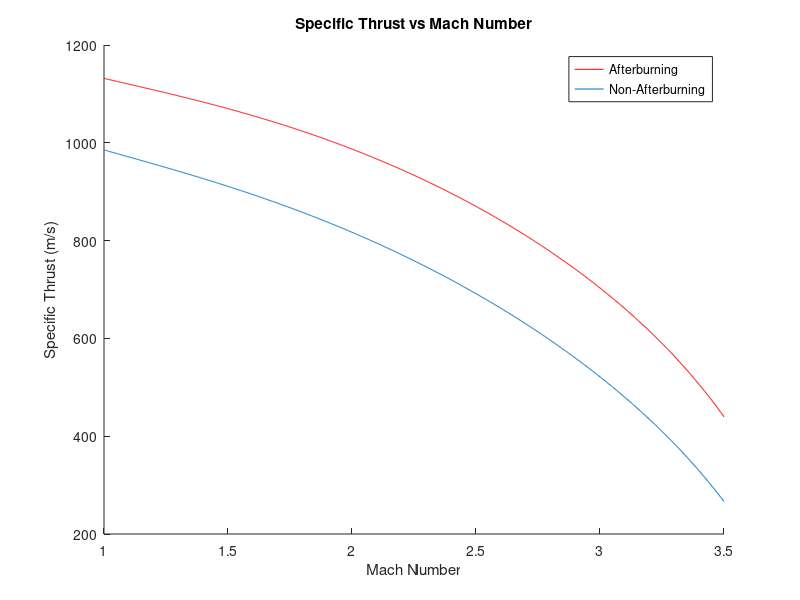
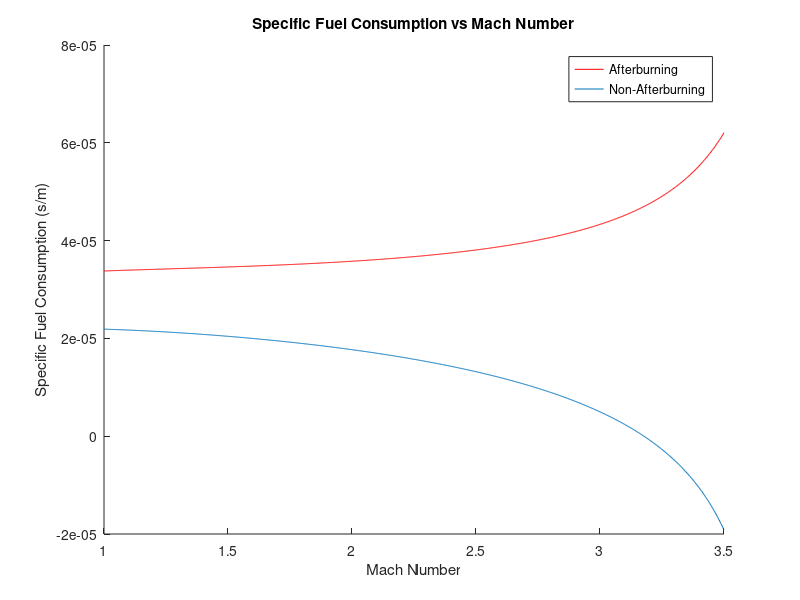
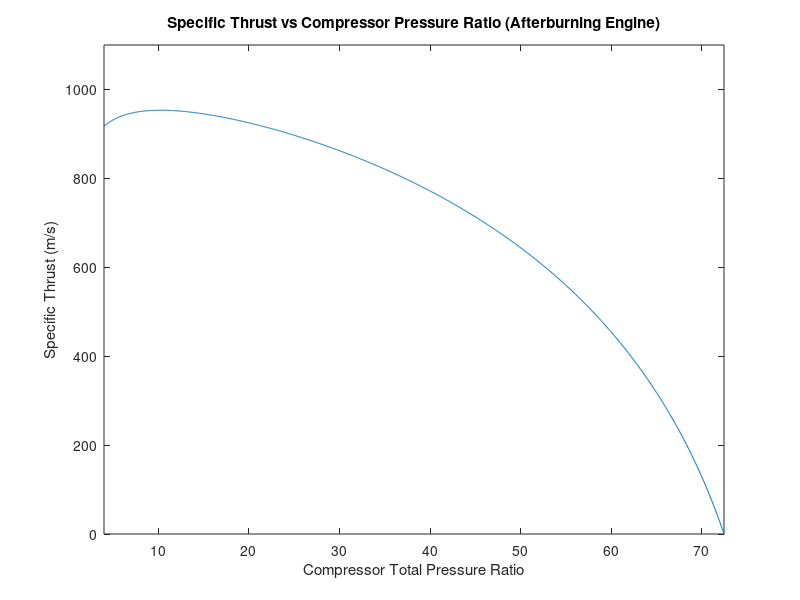
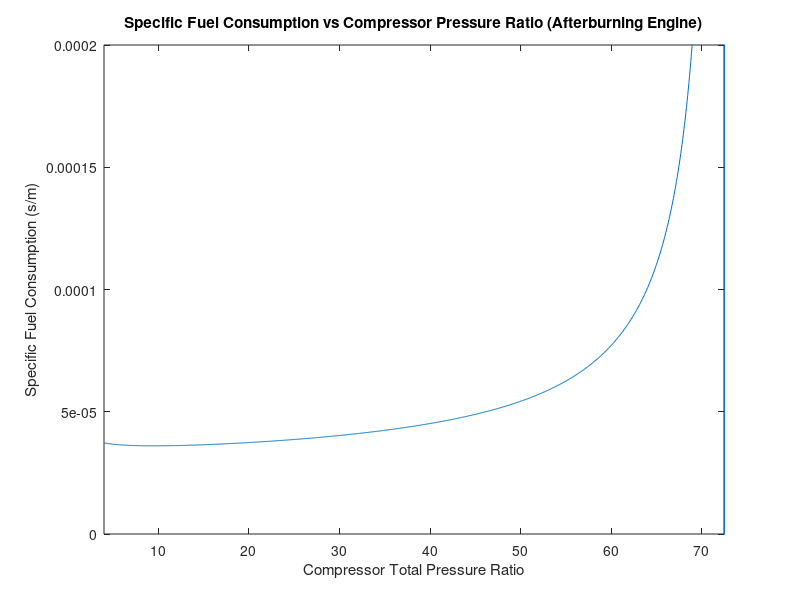

Write the MATLAB code that produced these figures, in order.
% Logan Prust - Aer E 411 - Homework 7 - Problem 3

clear,clc;

% define constants
T0 = 220;
gammac = 1.4;
Cpc = 1000;
gammat = 1.3;
Cpt = 1240;
pib = 0.98;
etab = 0.99;
etaAB = 0.96;
etam = 0.99;
ec = 0.92;
et = 0.90;
h = 4.5E7;
piAB = 1;

% Part (b), afterburning case

n = 1000;
M0 = linspace(1,3.5,n);

pin = 0.95;
taulambda = 7;
taulambdaAB = 8.5;
pic = 15;

for i=1:n
    taur = 1+(gammac-1)/2*M0(i)^2;
    pir = taur^(gammac/(gammac-1));
    pid = 1-0.015*M0(i)^2;
    tauc = pic^((gammac-1)/gammac/ec);
    f = (tauc*taur-taulambda)/(taulambda-etab*h/Cpc/T0);
    taut = 1-1/etam/(1+f)*taur/taulambda*(tauc-1);
    pit = taut^(gammat*et/(gammat-1));
    fAB = (1+f)*(taulambdaAB-taut*taulambda)/(etaAB*h/Cpc/T0-taulambdaAB);
    Rc = (gammac-1)/gammac*Cpc;
    Rt = (gammat-1)/gammat*Cpt;
    a0 = sqrt(gammac*Rc*T0);
    Pratio = pin*piAB*pit*pib*pic*pid*pir;
    gammaAB = gammat;
    RAB = Rt;
    this = sqrt(2*taulambdaAB/(gammaAB-1)*gammaAB*RAB/gammac/Rc*(1-Pratio^((1-gammaAB)/gammaAB)));
    spcthrust_b_AB(i) = a0*((1+f+fAB)*this - M0(i));
    S_b_AB(i) = (f+fAB)/spcthrust_b_AB(i);
end

% Part (b), non-afterburning case

pin = 0.98;
taulambdaAB = taulambda;

for i=1:n
    taur = 1+(gammac-1)/2*M0(i)^2;
    pir = taur^(gammac/(gammac-1));
    pid = 1-0.015*M0(i)^2;
    tauc = pic^((gammac-1)/gammac/ec);
    f = (tauc*taur-taulambda)/(taulambda-etab*h/Cpc/T0);
    taut = 1-1/etam/(1+f)*taur/taulambda*(tauc-1);
    pit = taut^(gammat*et/(gammat-1));
    fAB = 0;
    Rc = (gammac-1)/gammac*Cpc;
    Rt = (gammat-1)/gammat*Cpt;
    a0 = sqrt(gammac*Rc*T0);
    Pratio = pin*piAB*pit*pib*pic*pid*pir;
    gammaAB = gammat;
    RAB = Rt;
    this = sqrt(2*taulambdaAB/(gammaAB-1)*gammaAB*RAB/gammac/Rc*(1-Pratio^((1-gammaAB)/gammaAB)));
    spcthrust_b(i) = a0*((1+f+fAB)*this - M0(i));
    S_b(i) = (f+fAB)/spcthrust_b(i);
end

% Part (c), afterburning case

pic = linspace(4,73,n);

pin = 0.95;
taulambda = 7;
taulambdaAB = 8.5;
M0 = 2.2;

for i=1:n
    taur = 1+(gammac-1)/2*M0^2;
    pir = taur^(gammac/(gammac-1));
    pid = 1-0.015*M0^2;
    tauc = pic(i)^((gammac-1)/gammac/ec);
    f = (tauc*taur-taulambda)/(taulambda-etab*h/Cpc/T0);
    taut = 1-1/etam/(1+f)*taur/taulambda*(tauc-1);
    pit = taut^(gammat*et/(gammat-1));
    fAB = (1+f)*(taulambdaAB-taut*taulambda)/(etaAB*h/Cpc/T0-taulambdaAB);
    Rc = (gammac-1)/gammac*Cpc;
    Rt = (gammat-1)/gammat*Cpt;
    a0 = sqrt(gammac*Rc*T0);
    Pratio = pin*piAB*pit*pib*pic(i)*pid*pir;
    gammaAB = gammat;
    RAB = Rt;
    this = sqrt(2*taulambdaAB/(gammaAB-1)*gammaAB*RAB/gammac/Rc*(1-Pratio^((1-gammaAB)/gammaAB)));
    spcthrust_c_AB(i) = a0*((1+f+fAB)*this - M0);
    S_c_AB(i) = (f+fAB)/spcthrust_c_AB(i);
end

% Part (c), non-afterburning case

pin = 0.98;
taulambdaAB = taulambda;

for i=1:n
    taur = 1+(gammac-1)/2*M0^2;
    pir = taur^(gammac/(gammac-1));
    pid = 1-0.015*M0^2;
    tauc = pic(i)^((gammac-1)/gammac/ec);
    f = (tauc*taur-taulambda)/(taulambda-etab*h/Cpc/T0);
    taut = 1-1/etam/(1+f)*taur/taulambda*(tauc-1);
    pit = taut^(gammat*et/(gammat-1));
    fAB = 0;
    Rc = (gammac-1)/gammac*Cpc;
    Rt = (gammat-1)/gammat*Cpt;
    a0 = sqrt(gammac*Rc*T0);
    Pratio = pin*piAB*pit*pib*pic(i)*pid*pir;
    gammaAB = gammat;
    RAB = Rt;
    this = sqrt(2*taulambdaAB/(gammaAB-1)*gammaAB*RAB/gammac/Rc*(1-Pratio^((1-gammaAB)/gammaAB)));
    spcthrust_c(i) = a0*((1+f+fAB)*this - M0);
    S_c(i) = (f+fAB)/spcthrust_c(i);
end

% plot results

figure(1);
hold on;
M0 = linspace(1,3.5,n);
plot(M0,spcthrust_b_AB,'r');
plot(M0,spcthrust_b);
legend('Afterburning','Non-Afterburning');
title('Specific Thrust vs Mach Number');
xlabel('Mach Number');
ylabel('Specific Thrust (m/s)');

figure(2);
hold on;
plot(M0,S_b_AB,'r');
plot(M0,S_b);
legend('Afterburning','Non-Afterburning');
title('Specific Fuel Consumption vs Mach Number');
xlabel('Mach Number');
ylabel('Specific Fuel Consumption (s/m)');

pic1 = 72.45;
pic2 = 71.16;

figure(3);
plot(pic,spcthrust_c_AB);
axis([4 pic1 0 1100]);
title('Specific Thrust vs Compressor Pressure Ratio (Afterburning Engine)');
xlabel('Compressor Total Pressure Ratio');
ylabel('Specific Thrust (m/s)');

figure(4);
plot(pic,S_c_AB);
axis([4 pic1 0 0.0002]);
title('Specific Fuel Consumption vs Compressor Pressure Ratio (Afterburning Engine)');
xlabel('Compressor Total Pressure Ratio');
ylabel('Specific Fuel Consumption (s/m)');

figure(5);
plot(pic,spcthrust_c);
axis([4 pic2 0 800]);
title('Specific Thrust vs Compressor Pressure Ratio (Non-Afterburning Engine)');
xlabel('Compressor Total Pressure Ratio');
ylabel('Specific Thrust (m/s)');

figure(6);
plot(pic,S_c);
axis([4 pic2 0 0.00003]);
title('Specific Fuel Consumption vs Compressor Pressure Ratio (Non-Afterburning Engine)');
xlabel('Compressor Total Pressure Ratio');
ylabel('Specific Fuel Consumption (s/m)');